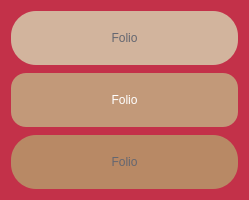
            <widget class="QFrame" name="frame_2">
             <property name="minimumSize">
              <size>
               <width>0</width>
               <height>200</height>
              </size>
             </property>
             <property name="maximumSize">
              <size>
               <width>596</width>
               <height>402</height>
              </size>
             </property>
             <property name="styleSheet">
              <string notr="true">background-color: #C33149;
border-radius: 20px;</string>
             </property>
             <property name="frameShape">
              <enum>QFrame::StyledPanel</enum>
             </property>
             <property name="frameShadow">
              <enum>QFrame::Raised</enum>
             </property>
             <layout class="QGridLayout" name="gridLayout_2">
              <item row="4" column="0">
               <spacer name="verticalSpacer_2">
                <property name="orientation">
                 <enum>Qt::Vertical</enum>
                </property>
                <property name="sizeType">
                 <enum>QSizePolicy::Fixed</enum>
                </property>
                <property name="sizeHint" stdset="0">
                 <size>
                  <width>83</width>
                  <height>2</height>
                 </size>
                </property>
               </spacer>
              </item>
              <item row="3" column="0">
               <widget class="QPushButton" name="continue_btn">
                <property name="sizePolicy">
                 <sizepolicy hsizetype="Minimum" vsizetype="MinimumExpanding">
                  <horstretch>0</horstretch>
                  <verstretch>0</verstretch>
                 </sizepolicy>
                </property>
                <property name="minimumSize">
                 <size>
                  <width>227</width>
                  <height>51</height>
                 </size>
                </property>
                <property name="cursor">
                 <cursorShape>PointingHandCursor</cursorShape>
                </property>
                <property name="styleSheet">
                 <string notr="true">QPushButton {
background-color: #C29979;
color: rgb(255, 255, 255);
font: italic 28pt &quot;Brush Script MT&quot;;
border-radius: 15px;
}

QPushButton:hover {
background-color: rgb(255, 255, 255);
color: #C29979;
font: italic 28pt &quot;Brush Script MT&quot;;
border-radius: 15px;
}

QPushButton:pressed {
background-color:#FFEBA1;
color: rgb(34, 34, 34);
font: italic 28pt &quot;Brush Script MT&quot;;
border-radius: 15px;
}</string>
                </property>
                <property name="text">
                 <string>Folio</string>
                </property>
               </widget>
              </item>
              <item row="5" column="0">
               <widget class="QPushButton" name="pushButton_3">
                <property name="sizePolicy">
                 <sizepolicy hsizetype="Minimum" vsizetype="MinimumExpanding">
                  <horstretch>0</horstretch>
                  <verstretch>0</verstretch>
                 </sizepolicy>
                </property>
                <property name="minimumSize">
                 <size>
                  <width>227</width>
                  <height>51</height>
                 </size>
                </property>
                <property name="styleSheet">
                 <string notr="true">QPushButton {
background-color: #B88965;
color: #646670;
font: 28pt &quot;Papyrus&quot;;
border-radius: 25px;
}

QPushButton:hover {
background-color: #F3D9B1;
color: rgb(255, 255, 255);
font: 28pt &quot;Modern&quot;;
border-radius: 25px;
}</string>
                </property>
                <property name="text">
                 <string>Folio</string>
                </property>
               </widget>
              </item>
              <item row="2" column="0">
               <spacer name="verticalSpacer">
                <property name="orientation">
                 <enum>Qt::Vertical</enum>
                </property>
                <property name="sizeType">
                 <enum>QSizePolicy::Fixed</enum>
                </property>
                <property name="sizeHint" stdset="0">
                 <size>
                  <width>83</width>
                  <height>2</height>
                 </size>
                </property>
               </spacer>
              </item>
              <item row="1" column="0">
               <widget class="QPushButton" name="pushButton">
                <property name="sizePolicy">
                 <sizepolicy hsizetype="Minimum" vsizetype="MinimumExpanding">
                  <horstretch>0</horstretch>
                  <verstretch>0</verstretch>
                 </sizepolicy>
                </property>
                <property name="minimumSize">
                 <size>
                  <width>227</width>
                  <height>51</height>
                 </size>
                </property>
                <property name="styleSheet">
                 <string notr="true">QPushButton {
background-color: #D2B49D;
color:#646670;
font: 28pt &quot;CityBlueprint&quot;;
border-radius: 25px;
}

QPushButton:hover {
background-color: #F3D9B1;
color: rgb(255, 255, 255);
font: 26pt &quot;Lucida Console&quot;;
border-radius: 25px;
}</string>
                </property>
                <property name="text">
                 <string>Folio</string>
                </property>
               </widget>
              </item>
             </layout>
            </widget>
